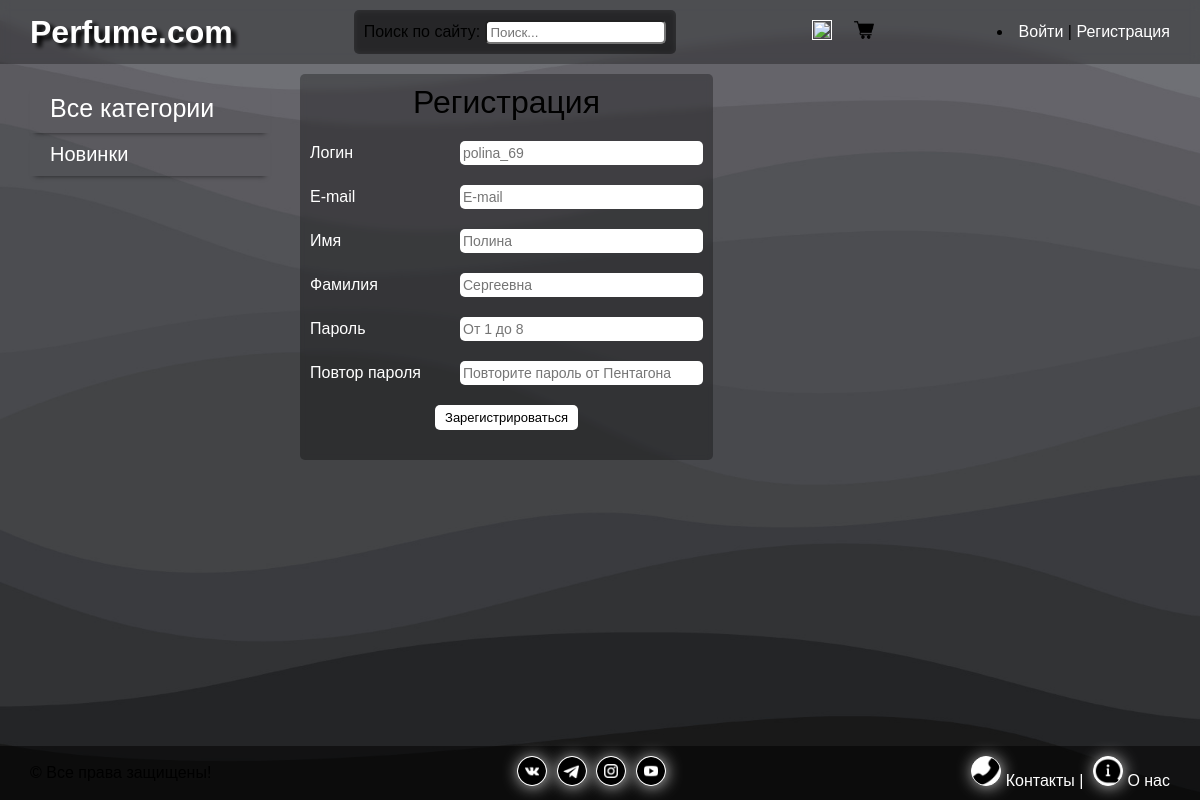
/users/register/, run on an earlier commit of the app's database.
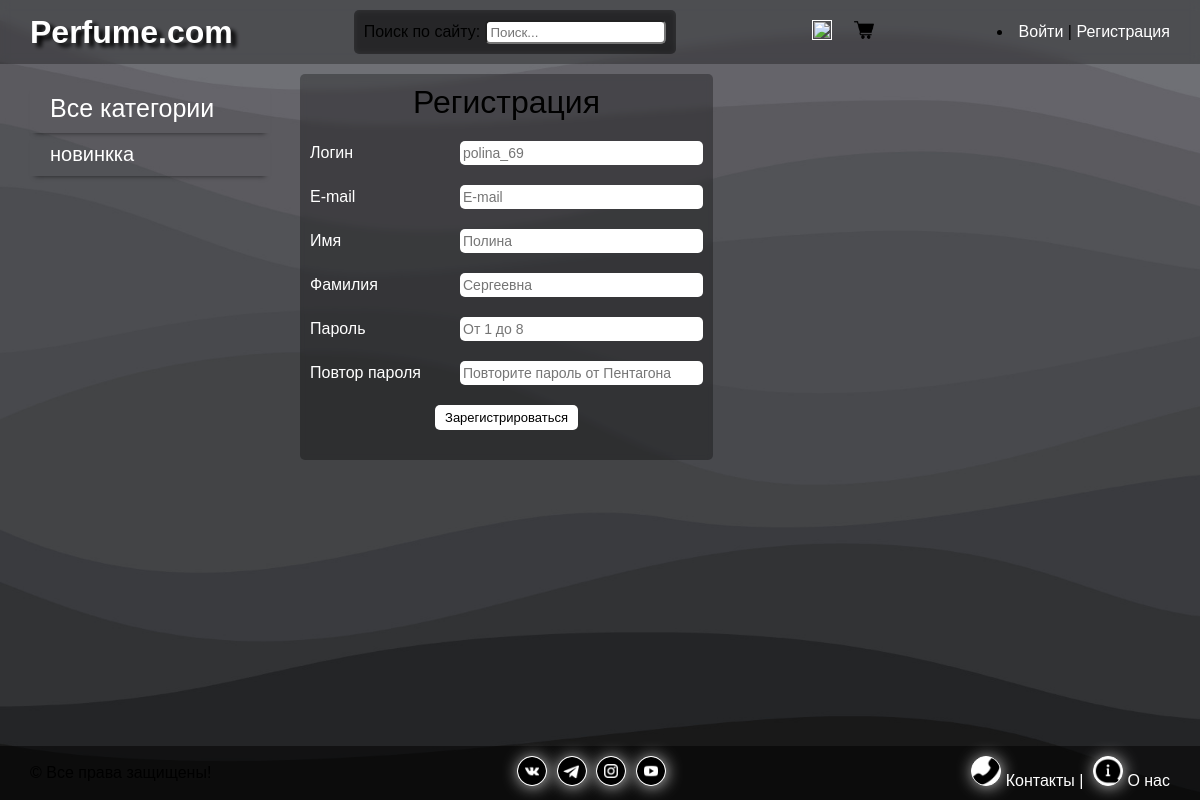
And on a later commit of the database.
### men/models.py (models this page shows, shortened)
class Category(models.Model):
    cat_name = models.CharField(max_length=255, db_index=True, verbose_name='Категория')
    slug = models.SlugField(max_length=255, unique=True, verbose_name='Slug (Формируется автоматически)')
    class Meta:
        verbose_name = 'Категория'
        verbose_name_plural = 'Категории'
    def get_absolute_url(self):
        return reverse('category', kwargs={'cat_slug': self.slug})

### users/views.py (the view)
# urls.py: path('register/', views.RegisterUser.as_view(), name='register'),
class RegisterUser(CreateView):
    form_class = RegisterUserForm
    template_name = 'users/register.html'
    extra_context = {'title': "Регистрация"}
    success_url = reverse_lazy('users:register_done')

### users/forms.py (shortened to what this page needs)
class RegisterUserForm(UserCreationForm):
    username = forms.CharField(label="Логин",
                               widget=forms.TextInput(attrs={'class': 'form-input', 'placeholder': "polina_69"}))
    password1 = forms.CharField(label="Пароль",
                                widget=forms.PasswordInput(attrs={'class': 'form-input', 'placeholder': "От 1 до 8"}))
    password2 = forms.CharField(label="Повтор пароля",
                                widget=forms.PasswordInput(
                                    attrs={'class': 'form-input', 'placeholder': "Повторите пароль от Пентагона"}))
    class Meta:
        model = get_user_model()
        fields = ['username', 'email', 'first_name', 'last_name', 'password1', 'password2']
        labels = {
            'email': 'E-mail',
            'first_name': "Имя",
            'last_name': "Фамилия",
        }
        widgets = {
            'email': forms.TextInput(attrs={'class': 'form-input', 'placeholder': "E-mail"}),
            'first_name': forms.TextInput(attrs={'class': 'form-input', 'placeholder': "Полина"}),
            'last_name': forms.TextInput(attrs={'class': 'form-input', 'placeholder': "Сергеевна"}),
        }

### users/templates/users/register.html (shortened to what this page needs)
{% extends 'base.html' %}
{% block content %}
<div class="auth-block">
    <div class="auth-form">
        <form method="post">
            <h1>Регистрация</h1>
            {% for f in form %}
            <p><label class="form-label" for="{{ f.id_for_label }}">{{ f.label }}</label>{{ f }}</p>
            {% endfor %}
            <div class="button">
                <button type="submit">Зарегистрироваться</button>
            </div>
        </form>
    </div>
</div>
{% endblock %}

### men/templates/men/list_categories.html
<div class="cat-menu">
    <ul>
        <a class="cat-all" href="{% url 'home' %}"><li>Все категории</li></a>
        {% for i in cats %}
        <a href="{{ i.get_absolute_url }}"><li>{{ i.cat_name }}</li></a>
        {% endfor %}
    </ul>
</div>

What changed in the data, as far as the page shows it:
changed Category: cat_name "Новинки" → "новинкка"
